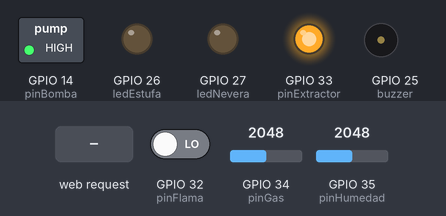
Simulated run of this sketch. Board: ESP32. Parts: switched loads named in the sketch (green lamp = pin HIGH), output pins drawn as LEDs (lit = HIGH), buzzer (waves = sounding). Inputs (shaded band) come from the test bench; at power-on: GPIO 35 (pinHumedad) = 2048, GPIO 34 (pinGas) = 2048, GPIO 32 (pinFlama) LOW. WiFi joins after 1.5 s; servers stay silent unless stated; uploads are accepted with an empty reply; what the sketch prints to the serial monitor is not drawn.

Above: at 2.7 s.
2.8 s: HTTP request GET /bomba received
At 13.4 s:
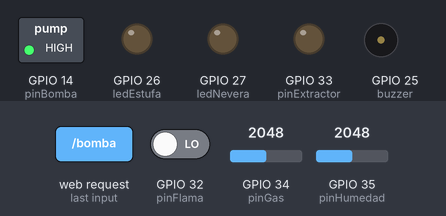
14.1 s: HTTP request GET /estufa?estado=on received
At 14.7 s:
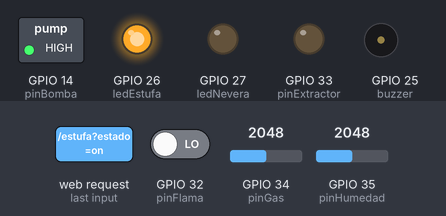
15.6 s: GPIO 35 (pinHumedad) set to 3163
17.1 s: GPIO 35 (pinHumedad) set to 3270
At 23.2 s:
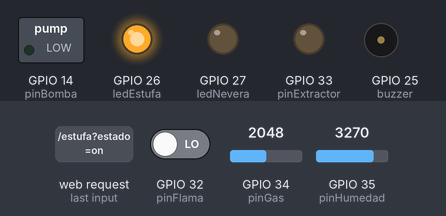
39.1 s: GPIO 34 (pinGas) set to 2943
44.3 s: GPIO 34 (pinGas) set to 3066
At 46.3 s:
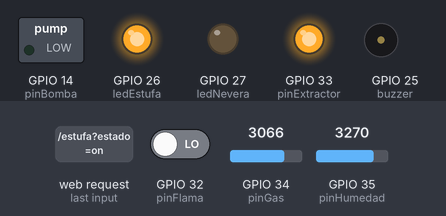
Timing chart, 0 to 51.9 s (numbered marks = the images above; inputs shaded):
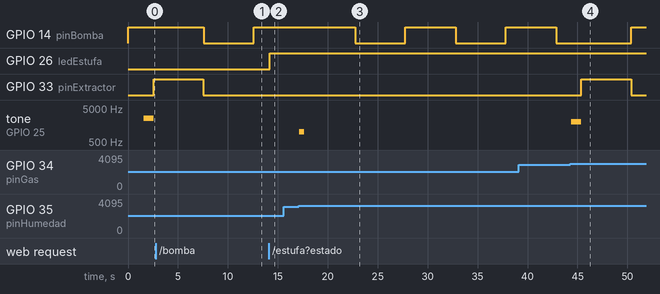

The sketch:

cocina_inteligente.ino
```cpp
#include <WiFi.h>
#include <WebServer.h>
#include <HTTPClient.h>
#include <ArduinoJson.h>

// ==========================
// 📶 WIFI (CAMBIA AQUÍ TUS DATOS SI ES OTRA RED)
// ==========================
const char* ssid     = "BigDj";
const char* password = "BIGDJ111";

// ==========================
// 🌐 HOSTINGER — BD (VERIFICAR CON TU COMPAÑERO)
// ==========================
const char* SERVER_URL = "https://grupoeos.com.co/api/recibir_datos.php";
const char* API_KEY    = "clave_secreta_proyecto_2025";

WebServer server(80);

// ==========================
// 🔌 PINES
// ==========================
const int pinGas      = 34;
const int pinFlama    = 32;
const int pinHumedad  = 35;

const int buzzer      = 25;
const int ledEstufa   = 26;
const int ledNevera   = 27;
const int pinExtractor= 33;   // TIP122 (HIGH activa, LOW apaga)
const int pinBomba    = 14;   // TIP127 (LOW activa, HIGH apaga)

// ==========================
// 📊 UMBRALES (AJUSTA SEGÚN TUS SENSORES)
// ==========================
int umbralGas          = 3000;
int umbralHumedadSeco  = 3200;

// ==========================
// ⏱️ TIMERS
// ==========================
bool riegoEnCurso         = false;
unsigned long tiempoInicioRiego   = 0;
const unsigned long duracionRiego = 5000;
unsigned long ultimoChequeoHumedad= 0;
const unsigned long intervaloChequeo = 10000;

unsigned long ultimoEnvioHostinger = 0;
const unsigned long INTERVALO_ENVIO = 10000;

bool sonidoGasActivado    = false;
bool sonidoFuegoActivado  = false;
bool sonidoHumedadActivado= false;

// ==========================
// 🔔 BUZZER
// ==========================
void sonarBuzzer(int duracionMs = 1000, int frecuencia = 1500) {
  tone(buzzer, frecuencia);
  delay(duracionMs);
  noTone(buzzer);
}

// ==========================
// 📈 LECTURA ANALÓGICA PROMEDIADA
// ==========================
int leerAnalogico(int pin) {
  long suma = 0;
  for (int i = 0; i < 5; i++) {
    suma += analogRead(pin);
    delay(5);
  }
  return suma / 5;
}

// ==========================
// 📤 ENVIAR DATOS A HOSTINGER (DASHBOARD DEL COMPAÑERO)
// ==========================
void enviarAHostinger() {
  if (WiFi.status() != WL_CONNECTED) return;

  int valorGas    = leerAnalogico(pinGas);
  bool hayFuego   = (digitalRead(pinFlama) == LOW);
  int valorHum    = leerAnalogico(pinHumedad);

  float humedadPct = map(valorHum, 0, 4095, 100, 0);
  float gasPpm = (float)valorGas / 4095.0 * 5.0;

  String estadoEstufa = (digitalRead(ledEstufa) == HIGH) ? "encendida" : "apagada";
  String estadoNevera = (digitalRead(ledNevera) == HIGH) ? "encendida" : "apagada";

  StaticJsonDocument<300> doc;
  doc["api_key"]     = API_KEY;
  doc["modulo"]      = "cocina";
  doc["gas"]         = gasPpm;
  doc["fuego"]       = hayFuego ? 1 : 0;
  doc["humedad"]     = humedadPct;
  doc["temperatura"] = 0;
  doc["estufa"]      = estadoEstufa;
  doc["nevera"]      = estadoNevera;

  String json;
  serializeJson(doc, json);

  HTTPClient http;
  http.begin(SERVER_URL);
  http.addHeader("Content-Type", "application/json");
  http.addHeader("X-API-Key", API_KEY);
  http.setTimeout(8000);

  int codigo = http.POST(json);
  if (codigo == 200) {
    Serial.println("[Hostinger] OK → cocina enviada");
  } else {
    Serial.printf("[Hostinger] Error %d\n", codigo);
  }
  http.end();
}

// ==========================
// 🌐 ENDPOINTS DEL SERVIDOR WEB
// ==========================
void handleDatos() {
  int gas    = leerAnalogico(pinGas);
  int fuego  = (digitalRead(pinFlama) == LOW) ? 1 : 0;
  int humedad= leerAnalogico(pinHumedad);
  String json = "{\"gas\":" + String(gas) + ",\"fuego\":" + String(fuego) + ",\"humedad\":" + String(humedad) + "}";
  server.send(200, "application/json", json);
}

void handleEstufa() {
  String estado = server.arg("estado");
  if (estado == "on")  digitalWrite(ledEstufa, HIGH);
  else if (estado == "off") digitalWrite(ledEstufa, LOW);
  server.send(200, "text/plain", "OK");
}

void handleNevera() {
  String estado = server.arg("estado");
  if (estado == "on")  digitalWrite(ledNevera, HIGH);
  else if (estado == "off") digitalWrite(ledNevera, LOW);
  server.send(200, "text/plain", "OK");
}

void handleExtractor() {
  digitalWrite(pinExtractor, HIGH);
  delay(5000);
  digitalWrite(pinExtractor, LOW);
  server.send(200, "text/plain", "OK");
}

void handleBomba() {
  digitalWrite(pinBomba, LOW);
  delay(duracionRiego);
  digitalWrite(pinBomba, HIGH);
  server.send(200, "text/plain", "OK");
}

void handleBuzzer() {
  sonarBuzzer(500, 2000);
  server.send(200, "text/plain", "OK");
}

// ==========================
// 🚀 SETUP
// ==========================
void setup() {
  Serial.begin(115200);

  pinMode(buzzer,       OUTPUT);
  pinMode(ledEstufa,    OUTPUT);
  pinMode(ledNevera,    OUTPUT);
  pinMode(pinExtractor, OUTPUT);
  pinMode(pinBomba,     OUTPUT);
  pinMode(pinFlama,     INPUT);

  digitalWrite(ledEstufa,    LOW);
  digitalWrite(ledNevera,    LOW);
  digitalWrite(pinExtractor, LOW);
  digitalWrite(pinBomba,     HIGH);   // bomba apagada (TIP127)

  WiFi.begin(ssid, password);
  Serial.print("Conectando a WiFi");
  while (WiFi.status() != WL_CONNECTED) {
    delay(500);
    Serial.print(".");
  }
  Serial.println("\n✅ WiFi OK");
  Serial.print("📡 IP ESP32 Cocina: ");
  Serial.println(WiFi.localIP());

  server.on("/datos",     handleDatos);
  server.on("/estufa",    handleEstufa);
  server.on("/nevera",    handleNevera);
  server.on("/extractor", handleExtractor);
  server.on("/bomba",     handleBomba);
  server.on("/buzzer",    handleBuzzer);

  server.begin();
  Serial.println("✅ Servidor web OK");
}

// ==========================
// 🔁 LOOP PRINCIPAL
// ==========================
void loop() {
  server.handleClient();

  int valorGas      = leerAnalogico(pinGas);
  bool fuegoDetectado = (digitalRead(pinFlama) == LOW);
  int valorHumedad  = leerAnalogico(pinHumedad);

  // ── ALARMA GAS ───────────────────────────────────
  if (valorGas > umbralGas) {
    if (!sonidoGasActivado) {
      sonidoGasActivado = true;
      Serial.println("⚠️ GAS DETECTADO");
      sonarBuzzer(1000, 2000);
      digitalWrite(pinExtractor, HIGH);
      delay(5000);
      digitalWrite(pinExtractor, LOW);
    }
  } else {
    sonidoGasActivado = false;
  }

  // ── ALARMA FUEGO ─────────────────────────────────
  if (fuegoDetectado) {
    if (!sonidoFuegoActivado) {
      sonidoFuegoActivado = true;
      Serial.println("🔥 FUEGO DETECTADO");
      sonarBuzzer(1000, 2500);
      digitalWrite(pinExtractor, HIGH);
      delay(5000);
      digitalWrite(pinExtractor, LOW);
    }
  } else {
    sonidoFuegoActivado = false;
  }

  // ── RIEGO AUTOMÁTICO (se activa si humedad > umbral) ──
  if (!riegoEnCurso && (millis() - ultimoChequeoHumedad >= intervaloChequeo)) {
    ultimoChequeoHumedad = millis();
    if (valorHumedad > umbralHumedadSeco) {
      Serial.println("💧 Suelo seco, activando riego automático");
      riegoEnCurso = true;
      digitalWrite(pinBomba, LOW);    // activa bomba (TIP127)
      tiempoInicioRiego = millis();
    }
  }

  if (riegoEnCurso && (millis() - tiempoInicioRiego >= duracionRiego)) {
    digitalWrite(pinBomba, HIGH);     // apaga bomba
    riegoEnCurso = false;
    Serial.println("✅ Riego completado");
  }

  // Alerta sonora si el suelo sigue seco (sin riego en curso)
  if (valorHumedad > umbralHumedadSeco) {
    if (!sonidoHumedadActivado && !riegoEnCurso) {
      sonidoHumedadActivado = true;
      Serial.println("💧 ALERTA: Suelo seco");
      sonarBuzzer(500, 1000);
    }
  } else {
    sonidoHumedadActivado = false;
  }

  // ── ENVÍO A HOSTINGER cada 10 segundos ──────────────
  if (millis() - ultimoEnvioHostinger >= INTERVALO_ENVIO) {
    ultimoEnvioHostinger = millis();
    enviarAHostinger();
  }

  delay(50);
}
```

Measured:
- the behaviour switches between 3200 and 3201 on GPIO 35 (pinHumedad) (found by bisection; images 2 and 3)
- the behaviour switches between 3000 and 3001 on GPIO 34 (pinGas) (found by bisection; images 3 and 4)
- after the input at 2.8 s, GPIO 14 (pinBomba): HIGH → LOW after 4.8 s, → HIGH 5.0 s later
- after the input at 14.1 s, GPIO 26 (ledEstufa): LOW → HIGH after 0.07 s
- after the input at 15.6 s, every drawn part: stays the same
- after the input at 17.1 s, GPIO 14 (pinBomba): alternates HIGH for 5.1 s and LOW for 5.0 s, starting after 5.6 s; tone on GPIO 25 (buzzer): silent → 1000 Hz after 0.06 s, → silent 0.50 s later
- after the input at 44.3 s, GPIO 14 (pinBomba): LOW → HIGH after 6.1 s instead of 3.6 s; GPIO 33 (pinExtractor): LOW → HIGH after 1.1 s, → LOW 5.0 s later; tone on GPIO 25 (buzzer): silent → 2000 Hz after 0.06 s, → silent 1.0 s later
